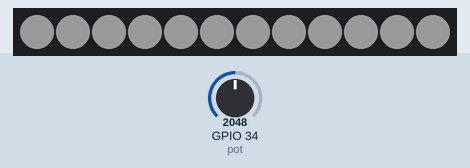
This program was run on a simulated ESP32 board running MicroPython. Parts: 12 RGB LEDs in strip order, left to right. The test bench sets the inputs (shaded band); at power-on: GPIO 34 (pot) = 2048 (analog values on the 0–4095 scale). Dim RGB values are drawn brighter than linear.

Above: at 1.2 s.
1.3 s: GPIO 34 (pot) set to 90
2.8 s: GPIO 34 (pot) set to 72
At 3.2 s:
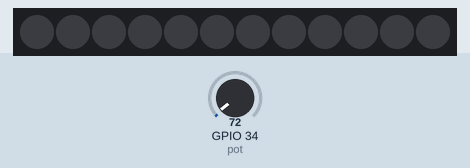
4.3 s: GPIO 34 (pot) set to 491
At 5.3 s:
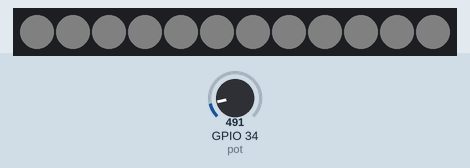
5.8 s: GPIO 34 (pot) set to 10
At 6.7 s:
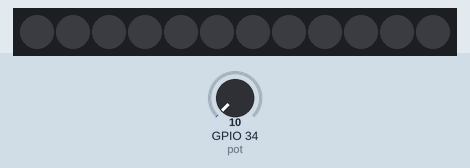
Timing chart, 0 to 8.3 s (numbered marks = the images above; inputs shaded):
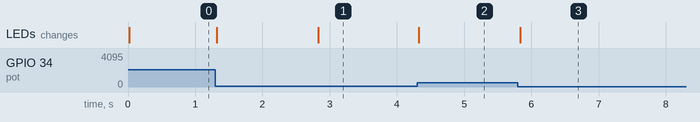

The program:

Pot_Fade.py
```python
from machine import Pin, ADC
from time import sleep
from neopixel import NeoPixel

pot = ADC(Pin(34, Pin.IN))
pot.atten(ADC.ATTN_11DB)
pot.width(ADC.WIDTH_12BIT)

n = 12 # number of pixels in the Neopixel ring
p = 12 # pin atached to Neopixel ring
np = NeoPixel(Pin(p, Pin.OUT), n) # create NeoPixel instance
maxLight = 50 #Max lys
while True:
    #print (pot.read()) #Fejlsøgning
    #print (pot.read()/4095*3.3) #Fejlsøgning
    light = int(pot.read()/4095*maxLight)
    #print (light) #Fejlsøgning
    sleep(0.01)
    for i in range(n):
        np[i] = (light,light,light)
        np.write()
```

Measured:
- the behaviour switches between 82 and 81 on GPIO 34 (pot) (found by bisection; images 0 and 1)
- after the input at 2.8 s, the LEDs: change at once (image 1)
- after the input at 4.3 s, the LEDs: change at once (image 2)
- after the input at 5.8 s, the LEDs: change at once (image 3)
